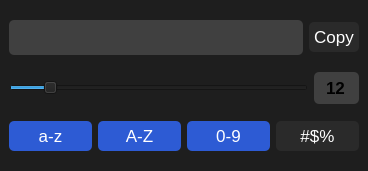
<?xml version="1.0" encoding="UTF-8"?>
<ui version="4.0">
 <class>MainWindow</class>
 <widget class="QMainWindow" name="MainWindow">
  <property name="geometry">
   <rect>
    <x>0</x>
    <y>0</y>
    <width>368</width>
    <height>171</height>
   </rect>
  </property>
  <property name="windowTitle">
   <string>Password generator</string>
  </property>
  <widget class="QWidget" name="centralwidget">
   <property name="styleSheet">
    <string notr="true">QWidget{
  background-color: #1e1e1e;
  font-size: 13pt;
}

QPushButton{
color: white;
border:none;
padding:5px;
background-color: #2a2a2a;
border-radius: 5px;
}

QPushButton::checked{
background-color: #2d5bd4;
}

QPushButton::pressed{
background-color: #2D5BD4;
}

QLineEdit{
border:none;
border-radius:5px;
color: #d8d8d8;
font-size:14pt;
font-weight:bold;
background-color: #404040;
padding: 5px;
}

QSpinBox{
border:none;
border-radius:5px;
colour: #d8d8d8;
font-size:14 pt;
font-weight:bold;
background-color: #404040;
padding:5px;
}

</string>
   </property>
   <layout class="QVBoxLayout" name="verticalLayout">
    <item>
     <layout class="QHBoxLayout" name="horizontalLayout">
      <item>
       <widget class="QLineEdit" name="line_password"/>
      </item>
      <item>
       <widget class="QPushButton" name="btn_copy">
        <property name="text">
         <string>Copy</string>
        </property>
        <property name="icon">
         <iconset resource="res.qrc">
          <normaloff>:/icon/content_copy_white_24dp.svg</normaloff>:/icon/content_copy_white_24dp.svg</iconset>
        </property>
       </widget>
      </item>
     </layout>
    </item>
    <item>
     <layout class="QHBoxLayout" name="horizontalLayout_2">
      <item>
       <widget class="QSlider" name="slider_length">
        <property name="maximum">
         <number>100</number>
        </property>
        <property name="value">
         <number>12</number>
        </property>
        <property name="orientation">
         <enum>Qt::Horizontal</enum>
        </property>
       </widget>
      </item>
      <item>
       <widget class="QSpinBox" name="spin_length">
        <property name="alignment">
         <set>Qt::AlignCenter</set>
        </property>
        <property name="buttonSymbols">
         <enum>QAbstractSpinBox::NoButtons</enum>
        </property>
        <property name="maximum">
         <number>100</number>
        </property>
        <property name="value">
         <number>12</number>
        </property>
       </widget>
      </item>
     </layout>
    </item>
    <item>
     <layout class="QHBoxLayout" name="horizontalLayout_3">
      <item>
       <widget class="QPushButton" name="btn_lower">
        <property name="text">
         <string>a-z</string>
        </property>
        <property name="checkable">
         <bool>true</bool>
        </property>
        <property name="checked">
         <bool>true</bool>
        </property>
       </widget>
      </item>
      <item>
       <widget class="QPushButton" name="btn_upper">
        <property name="text">
         <string>A-Z</string>
        </property>
        <property name="checkable">
         <bool>true</bool>
        </property>
        <property name="checked">
         <bool>true</bool>
        </property>
       </widget>
      </item>
      <item>
       <widget class="QPushButton" name="btn_digits">
        <property name="text">
         <string>0-9</string>
        </property>
        <property name="checkable">
         <bool>true</bool>
        </property>
        <property name="checked">
         <bool>true</bool>
        </property>
       </widget>
      </item>
      <item>
       <widget class="QPushButton" name="btn_symbols">
        <property name="text">
         <string>#$%</string>
        </property>
        <property name="checkable">
         <bool>true</bool>
        </property>
       </widget>
      </item>
     </layout>
    </item>
   </layout>
  </widget>
 </widget>
 <resources>
  <include location="res.qrc"/>
 </resources>
 <connections/>
</ui>
